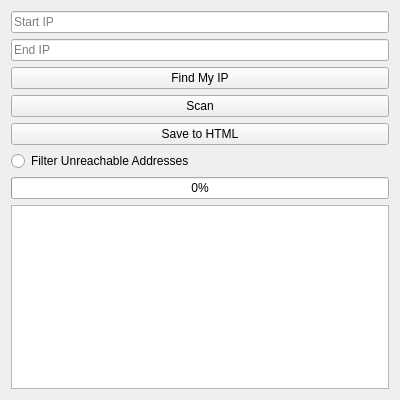
<?xml version="1.0" encoding="UTF-8"?>
<ui version="4.0">
 <class>IpScannerDialog</class>
 <widget class="QWidget" name="IpScannerDialog">
  <property name="geometry">
   <rect>
    <x>0</x>
    <y>0</y>
    <width>400</width>
    <height>400</height>
   </rect>
  </property>
  <property name="windowTitle">
   <string>IP Scanner</string>
  </property>
  <layout class="QVBoxLayout" name="verticalLayout">
   <item>
    <widget class="QLineEdit" name="startIpLineEdit">
     <property name="placeholderText">
      <string>Start IP</string>
     </property>
    </widget>
   </item>
   <item>
    <widget class="QLineEdit" name="endIpLineEdit">
     <property name="placeholderText">
      <string>End IP</string>
     </property>
    </widget>
   </item>
   <item>
    <widget class="QPushButton" name="findMyIpButton">
     <property name="text">
      <string>Find My IP</string>
     </property>
    </widget>
   </item>
   <item>
    <widget class="QPushButton" name="scanButton">
     <property name="text">
      <string>Scan</string>
     </property>
    </widget>
   </item>
   <item>
    <widget class="QPushButton" name="saveButton">
     <property name="text">
      <string>Save to HTML</string>
     </property>
    </widget>
   </item>
   <item>
    <widget class="QRadioButton" name="filterUnreachableRadioButton">
     <property name="text">
      <string>Filter Unreachable Addresses</string>
     </property>
    </widget>
   </item>
   <item>
    <widget class="QProgressBar" name="progressBar">
     <property name="minimum">
      <number>0</number>
     </property>
     <property name="maximum">
      <number>100</number>
     </property>
     <property name="value">
      <number>0</number>
     </property>
    </widget>
   </item>
   <item>
    <widget class="QTextEdit" name="outputTextEdit"/>
   </item>
  </layout>
 </widget>
 <resources/>
 <connections/>
</ui>
